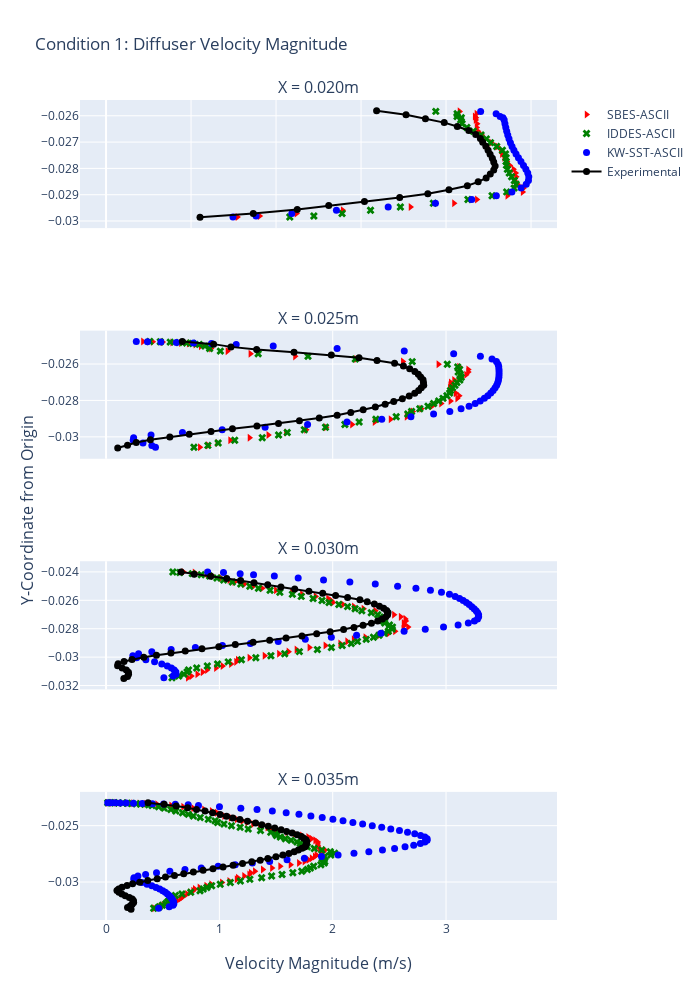

This figure's notebook cell:
### Code cell
color10_16 = ['#636EFA', '#EF553B', '#00CC96', '#AB63FA', '#FFA15A', '#19D3F3', '#FF6692', '#B6E880', '#FF97FF',
              '#FECB52']
fig1 = make_subplots(
    rows=4,
    cols=1,
    shared_xaxes=True,
    x_title="Velocity Magnitude (m/s)",
    y_title="Y-Coordinate from Origin",
    subplot_titles=("X = 0.020m", "X = 0.025m", "X = 0.030m", "X = 0.035m"))


fig1.add_trace(go.Scatter(x=diff_ascii["C1_SBES"]['D1']['velocity-magnitude_bin_mean'],
                          y=diff_ascii["C1_SBES"]["D1"]['y-coordinate_bin_mean'],
                          mode='markers',
                          name='SBES-ASCII',
                          marker=dict(
                              color='red',
                              size = 7,
                              symbol = 'triangle-right')
                          ),
               row=1, col=1)

fig1.add_trace(go.Scatter(x=diff_ascii["C1_IDDES"]['D1']['velocity-magnitude_bin_mean'],
                          y=diff_ascii["C1_IDDES"]["D1"]['y-coordinate_bin_mean'],
                          mode='markers',
                          name='IDDES-ASCII',
                          marker=dict(
                              color='green',
                              size = 7,
                              symbol = 'x')
                          ),
               row=1, col=1)

fig1.add_trace(go.Scatter(x=diff_ascii["C1_KW"]['D1']['velocity-magnitude_bin_mean'],
                          y=diff_ascii["C1_KW"]["D1"]['y-coordinate_bin_mean'],
                          mode='markers',
                          name='KW-SST-ASCII',
                          marker=dict(
                              color='blue',
                              size = 7,
                              line=dict(color='blue'),
                              symbol = 'circle')
                          ),
               row=1, col=1)
fig1.add_trace(go.Scatter(x=C1_Experimental["D1"]['Velocity_Magnitude'],
                          y=C1_Experimental["D1"]['y-coord'],
                          mode='markers+lines',
                          name='Experimental',
                          marker=dict(
                              color='black',
                              size = 7,
                              line=dict(color='black'),
                              symbol = 'circle')
                          ),
               row=1, col=1)





fig1.add_trace(go.Scatter(x=diff_ascii["C1_SBES"]['D2']['velocity-magnitude_bin_mean'],
                          y=diff_ascii["C1_SBES"]["D2"]['y-coordinate_bin_mean'],
                          mode='markers',
                          name='SBES-ASCII',
                          marker=dict(
                              color='red',
                              size = 7,
                              line=dict(color='red'),
                              symbol = 'triangle-right'),
                          showlegend=False
                          ),
               row=2, col=1)

fig1.add_trace(go.Scatter(x=diff_ascii["C1_IDDES"]['D2']['velocity-magnitude_bin_mean'],
                          y=diff_ascii["C1_IDDES"]["D2"]['y-coordinate_bin_mean'],
                          mode='markers',
                          name='IDDES-ASCII',
                          marker=dict(
                              color='green',
                              size = 7,
                              line=dict(color='green'),
                              symbol = 'x'),
                          showlegend=False
                          ),
               row=2, col=1)

fig1.add_trace(go.Scatter(x=diff_ascii["C1_KW"]['D2']['velocity-magnitude_bin_mean'],
                          y=diff_ascii["C1_KW"]["D2"]['y-coordinate_bin_mean'],
                          mode='markers',
                          name='KW-SST-ASCII',
                          marker=dict(
                              color='blue',
                              size = 7,
                              line=dict(color='blue'),
                              symbol = 'circle'),
                          showlegend=False
                          ),
               row=2, col=1)
fig1.add_trace(go.Scatter(x=C1_Experimental["D2"]['Velocity_Magnitude'],
                          y=C1_Experimental["D2"]['y-coord'],
                          mode='markers+lines',
                          name='Experimental',
                          marker=dict(
                              color='black',
                              size = 7,
                              line=dict(color='black'),
                              symbol = 'circle'),
                          showlegend=False
                          ),
               row=2, col=1)



fig1.add_trace(go.Scatter(x=diff_ascii["C1_SBES"]['D3']['velocity-magnitude_bin_mean'],
                          y=diff_ascii["C1_SBES"]["D3"]['y-coordinate_bin_mean'],
                          mode='markers',
                          name='SBES-ASCII',
                          marker=dict(
                              color='red',
                              size = 7,
                              line=dict(color='red'),
                              symbol = 'triangle-right'),
                          showlegend=False
                          ),
               row=3, col=1)

fig1.add_trace(go.Scatter(x=diff_ascii["C1_IDDES"]['D3']['velocity-magnitude_bin_mean'],
                          y=diff_ascii["C1_IDDES"]["D3"]['y-coordinate_bin_mean'],
                          mode='markers',
                          name='IDDES-ASCII',
                          marker=dict(
                              color='green',
                              size = 7,
                              line=dict(color='green'),
                              symbol = 'x'),
                          showlegend=False
                          ),
               row=3, col=1)

fig1.add_trace(go.Scatter(x=diff_ascii["C1_KW"]['D3']['velocity-magnitude_bin_mean'],
                          y=diff_ascii["C1_KW"]["D3"]['y-coordinate_bin_mean'],
                          mode='markers',
                          name='KW-SST-ASCII',
                          marker=dict(
                              color='blue',
                              size = 7,
                              line=dict(color='blue'),
                              symbol = 'circle'),
                          showlegend=False
                          ),
               row=3, col=1)
fig1.add_trace(go.Scatter(x=C1_Experimental["D3"]['Velocity_Magnitude'],
                          y=C1_Experimental["D3"]['y-coord'],
                          mode='markers+lines',
                          name='Experimental',
                          marker=dict(
                              color='black',
                              size = 7,
                              line=dict(color='black'),
                              symbol = 'circle'),
                          showlegend=False
                          ),
               row=3, col=1)




fig1.add_trace(go.Scatter(x=diff_ascii["C1_SBES"]['D4']['velocity-magnitude_bin_mean'],
                          y=diff_ascii["C1_SBES"]["D4"]['y-coordinate_bin_mean'],
                          mode='markers',
                          name='SBES-ASCII',
                          marker=dict(
                              color='red',
                              size = 7,
                              line=dict(color='red'),
                              symbol = 'triangle-right'),
                          showlegend=False
                          ),
               row=4, col=1)

fig1.add_trace(go.Scatter(x=diff_ascii["C1_IDDES"]['D4']['velocity-magnitude_bin_mean'],
                          y=diff_ascii["C1_IDDES"]["D4"]['y-coordinate_bin_mean'],
                          mode='markers',
                          name='IDDES-ASCII',
                          marker=dict(
                              color='green',
                              size = 7,
                              line=dict(color='green'),
                              symbol = 'x'),
                          showlegend=False
                          ),
               row=4, col=1)

fig1.add_trace(go.Scatter(x=diff_ascii["C1_KW"]['D4']['velocity-magnitude_bin_mean'],
                          y=diff_ascii["C1_KW"]["D4"]['y-coordinate_bin_mean'],
                          mode='markers',
                          name='KW-SST-ASCII',
                          marker=dict(
                              color='blue',
                              size = 7,
                              line=dict(color='blue'),
                              symbol = 'circle'),
                          showlegend=False
                          ),
               row=4, col=1)

fig1.add_trace(go.Scatter(x=C1_Experimental["D4"]['Velocity_Magnitude'],
                          y=C1_Experimental["D4"]['y-coord'],
                          mode='markers+lines',
                          name='Experimental',
                          marker=dict(
                              color='black',
                              size = 7,
                              line=dict(color='black'),
                              symbol = 'circle'),
                          showlegend=False
                          ),
               row=4, col=1)



fig1.update_layout(height=1000, width=700,
                   title_text="Condition 1: Diffuser Velocity Magnitude",
                   xaxis=dict(
                       tickmode='linear',
                       tick0=0,
                       dtick=0.75
                   ))
fig.update_layout(legend= {'itemsizing': 'constant'})

fig1.show()
fig1.write_image("/Users/jdtarriela/Downloads/C1-diff.png")

### Figure 1 — Plotly figure (JSON) as saved in the notebook; plotly's stock layout.template omitted (floating-point values rounded to 4 significant figures)
{"data": [{"marker": {"color": "red", "size": 7, "symbol": "triangle-right"}, "mode": "markers", "name": "SBES-ASCII", "type": "scatter", "x": [1.159, 1.356, 1.68, 2.088, 2.686, 3.07, 3.272, 3.54, 3.676, 3.683, 3.63, 3.603, 3.618, 3.614, 3.595, 3.562, 3.536, 3.513, 3.493, 3.483, 3.452, 3.398, 3.344, 3.313, 3.282, 3.27, 3.273, 3.261, 3.263, 3.253, 3.268, 3.119], "xaxis": "x", "y": [-0.02985, -0.02981, -0.02971, -0.02959, -0.02947, -0.02933, -0.02918, -0.02904, -0.02889, -0.02875, -0.02861, -0.02846, -0.02832, -0.02817, -0.02803, -0.02789, -0.02774, -0.0276, -0.02745, -0.02731, -0.02717, -0.02702, -0.02688, -0.02673, -0.02659, -0.02645, -0.0263, -0.02616, -0.02607, -0.02603, -0.02592, -0.02583], "yaxis": "y"}, {"marker": {"color": "green", "size": 7, "symbol": "x"}, "mode": "markers", "name": "IDDES-ASCII", "type": "scatter", "x": [1.621, 1.834, 2.082, 2.334, 2.597, 2.888, 3.193, 3.406, 3.535, 3.601, 3.619, 3.603, 3.579, 3.558, 3.541, 3.533, 3.53, 3.53, 3.524, 3.497, 3.447, 3.393, 3.356, 3.309, 3.241, 3.184, 3.142, 3.128, 3.135, 3.097, 3.098, 2.91], "xaxis": "x", "y": [-0.02985, -0.02981, -0.02971, -0.02959, -0.02947, -0.02933, -0.02918, -0.02904, -0.02889, -0.02875, -0.02861, -0.02846, -0.02832, -0.02817, -0.02803, -0.02789, -0.02774, -0.0276, -0.02745, -0.02731, -0.02717, -0.02702, -0.02688, -0.02673, -0.02659, -0.02645, -0.0263, -0.02616, -0.02607, -0.02603, -0.02592, -0.02583], "yaxis": "y"}, {"marker": {"color": "blue", "line": {"color": "blue"}, "size": 7, "symbol": "circle"}, "mode": "markers", "name": "KW-SST-ASCII", "type": "scatter", "x": [3.305, 3.477, 3.503, 3.513, 3.52, 3.527, 3.535, 3.545, 3.555, 3.568, 3.582, 3.599, 3.618, 3.639, 3.661, 3.684, 3.704, 3.721, 3.73, 3.727, 3.707, 3.663, 3.581, 3.444, 3.227, 2.907, 2.489, 2.033, 1.639, 1.324, 1.12, 3.442], "xaxis": "x", "y": [-0.02583, -0.02603, -0.02607, -0.02616, -0.0263, -0.02645, -0.02659, -0.02673, -0.02688, -0.02702, -0.02717, -0.02731, -0.02745, -0.0276, -0.02774, -0.02789, -0.02803, -0.02817, -0.02832, -0.02846, -0.02861, -0.02875, -0.02889, -0.02904, -0.02918, -0.02933, -0.02947, -0.02959, -0.02971, -0.02981, -0.02985, -0.02592], "yaxis": "y"}, {"marker": {"color": "black", "line": {"color": "black"}, "size": 7, "symbol": "circle"}, "mode": "markers+lines", "name": "Experimental", "type": "scatter", "x": [2.387, 2.647, 2.818, 2.984, 3.099, 3.201, 3.262, 3.303, 3.324, 3.351, 3.371, 3.389, 3.409, 3.421, 3.433, 3.421, 3.39, 3.354, 3.283, 3.188, 3.026, 2.839, 2.591, 2.28, 1.965, 1.687, 1.299, 0.8291], "xaxis": "x", "y": [-0.02581, -0.02596, -0.02611, -0.02626, -0.02641, -0.02656, -0.02671, -0.02686, -0.02701, -0.02716, -0.02731, -0.02746, -0.02761, -0.02776, -0.02791, -0.02806, -0.02821, -0.02836, -0.02851, -0.02866, -0.02881, -0.02896, -0.02911, -0.02926, -0.02941, -0.02956, -0.02971, -0.02986], "yaxis": "y"}, {"marker": {"color": "red", "line": {"color": "red"}, "size": 7, "symbol": "triangle-right"}, "mode": "markers", "name": "SBES-ASCII", "showlegend": false, "type": "scatter", "x": [0.3256, 0.4115, 0.499, 0.584, 0.661, 0.7292, 0.7883, 0.8357, 0.9262, 1.071, 1.274, 1.667, 2.207, 2.619, 2.956, 2.874, 2.781, 2.705, 2.682, 2.652, 2.933, 3.115, 3.195, 3.195, 3.177, 3.129, 3.071, 3.041, 3.037, 3.034, 3.04, 3.084, 3.115, 3.099, 3.039, 2.51, 2.369, 2.17, 1.94, 1.765, 1.587, 1.432, 1.266, 1.095, 0.9816, 0.8983, 0.8272], "xaxis": "x2", "y": [-0.02477, -0.02478, -0.0248, -0.02482, -0.02485, -0.02488, -0.02492, -0.02502, -0.02515, -0.02529, -0.02544, -0.02558, -0.02573, -0.02587, -0.02817, -0.02832, -0.02846, -0.02861, -0.02875, -0.02889, -0.02601, -0.02616, -0.0263, -0.02645, -0.02659, -0.02673, -0.02688, -0.02702, -0.02717, -0.02731, -0.02745, -0.0276, -0.02774, -0.02789, -0.02803, -0.02904, -0.02918, -0.02933, -0.02947, -0.02961, -0.02976, -0.0299, -0.03005, -0.03019, -0.03033, -0.03047, -0.03057], "yaxis": "y2"}, {"marker": {"color": "green", "line": {"color": "green"}, "size": 7, "symbol": "x"}, "mode": "markers", "name": "IDDES-ASCII", "showlegend": false, "type": "scatter", "x": [2.974, 3.008, 3.032, 3.039, 3.057, 3.079, 3.096, 3.122, 3.134, 3.126, 3.107, 3.12, 3.103, 3.011, 2.702, 2.199, 1.782, 1.342, 1.009, 0.914, 0.8728, 0.8227, 0.7648, 0.7098, 0.6434, 0.5662, 0.4786, 0.3861, 2.935, 2.89, 2.841, 2.769, 2.696, 2.662, 2.56, 2.381, 2.233, 2.107, 1.936, 1.749, 1.599, 1.522, 1.378, 1.135, 0.9891, 0.8986, 0.7757], "xaxis": "x2", "y": [-0.02789, -0.02774, -0.0276, -0.02745, -0.02731, -0.02717, -0.02702, -0.02688, -0.02673, -0.02659, -0.02645, -0.0263, -0.02616, -0.02601, -0.02587, -0.02573, -0.02558, -0.02544, -0.02529, -0.02515, -0.02502, -0.02492, -0.02488, -0.02485, -0.02482, -0.0248, -0.02478, -0.02477, -0.02803, -0.02817, -0.02832, -0.02846, -0.02861, -0.02875, -0.02889, -0.02904, -0.02918, -0.02933, -0.02947, -0.02961, -0.02976, -0.0299, -0.03005, -0.03019, -0.03033, -0.03047, -0.03057], "yaxis": "y2"}, {"marker": {"color": "blue", "line": {"color": "blue"}, "size": 7, "symbol": "circle"}, "mode": "markers", "name": "KW-SST-ASCII", "showlegend": false, "type": "scatter", "x": [0.4362, 0.404, 0.326, 0.2397, 0.2434, 0.3971, 0.6741, 1.025, 1.404, 1.778, 2.126, 2.433, 2.69, 2.89, 3.033, 3.133, 3.203, 3.257, 3.301, 3.338, 3.369, 3.395, 3.416, 3.433, 3.446, 3.456, 3.463, 3.466, 3.468, 3.468, 3.467, 3.465, 3.459, 3.445, 3.406, 3.303, 3.067, 2.631, 2.039, 1.475, 1.148, 0.9303, 0.7719, 0.6212, 0.484, 0.3655, 0.2668], "xaxis": "x2", "y": [-0.03057, -0.03047, -0.03033, -0.03019, -0.03005, -0.0299, -0.02976, -0.02961, -0.02947, -0.02933, -0.02918, -0.02904, -0.02889, -0.02875, -0.02861, -0.02846, -0.02832, -0.02817, -0.02803, -0.02789, -0.02774, -0.0276, -0.02745, -0.02731, -0.02717, -0.02702, -0.02688, -0.02673, -0.02659, -0.02645, -0.0263, -0.02616, -0.02601, -0.02587, -0.02573, -0.02558, -0.02544, -0.02529, -0.02515, -0.02502, -0.02492, -0.02488, -0.02485, -0.02482, -0.0248, -0.02478, -0.02477], "yaxis": "y2"}, {"marker": {"color": "black", "line": {"color": "black"}, "size": 7, "symbol": "circle"}, "mode": "markers+lines", "name": "Experimental", "showlegend": false, "type": "scatter", "x": [0.6731, 0.949, 1.102, 1.329, 1.658, 1.988, 2.232, 2.391, 2.546, 2.624, 2.679, 2.725, 2.755, 2.776, 2.797, 2.8, 2.803, 2.782, 2.758, 2.723, 2.675, 2.614, 2.539, 2.463, 2.376, 2.269, 2.159, 2.039, 1.881, 1.706, 1.522, 1.332, 1.115, 0.926, 0.734, 0.5628, 0.3912, 0.2663, 0.1895, 0.1029], "xaxis": "x2", "y": [-0.02476, -0.02491, -0.02506, -0.02521, -0.02536, -0.02551, -0.02566, -0.02581, -0.02596, -0.02611, -0.02626, -0.02641, -0.02656, -0.02671, -0.02686, -0.02701, -0.02716, -0.02731, -0.02746, -0.02761, -0.02776, -0.02791, -0.02806, -0.02821, -0.02836, -0.02851, -0.02866, -0.02881, -0.02896, -0.02911, -0.02926, -0.02941, -0.02956, -0.02971, -0.02986, -0.03001, -0.03016, -0.03031, -0.03046, -0.03061], "yaxis": "y2"}, {"marker": {"color": "red", "line": {"color": "red"}, "size": 7, "symbol": "triangle-right"}, "mode": "markers", "name": "SBES-ASCII", "showlegend": false, "type": "scatter", "x": [0.6836, 0.7808, 0.8858, 0.8994, 0.9416, 1.013, 1.089, 1.133, 1.22, 1.298, 1.378, 1.498, 1.64, 1.728, 1.848, 1.959, 1.986, 2.002, 2.091, 2.187, 2.271, 2.375, 2.47, 2.54, 2.599, 2.64, 2.645, 2.625, 2.635, 2.664, 2.623, 2.549, 2.495, 2.411, 2.288, 2.184, 2.127, 2.066, 1.935, 1.794, 1.68, 1.609, 1.525, 1.398, 1.265, 1.162, 1.147, 1.102, 1.027, 0.9694, 0.8904, 0.8515, 0.8046, 0.7523, 0.7212], "xaxis": "x3", "y": [-0.02401, -0.02404, -0.02412, -0.0242, -0.02429, -0.02443, -0.02457, -0.02472, -0.02486, -0.02501, -0.02515, -0.02529, -0.02544, -0.02558, -0.02573, -0.02587, -0.02601, -0.02616, -0.0263, -0.02645, -0.02659, -0.02673, -0.02688, -0.02702, -0.02717, -0.02731, -0.02745, -0.0276, -0.02774, -0.02789, -0.02803, -0.02817, -0.02832, -0.02846, -0.02861, -0.02875, -0.02889, -0.02904, -0.02918, -0.02933, -0.02947, -0.02961, -0.02976, -0.0299, -0.03005, -0.03019, -0.03033, -0.03048, -0.03062, -0.03077, -0.03091, -0.03105, -0.0312, -0.03134, -0.03146], "yaxis": "y3"}, {"marker": {"color": "green", "line": {"color": "green"}, "size": 7, "symbol": "x"}, "mode": "markers", "name": "IDDES-ASCII", "showlegend": false, "type": "scatter", "x": [0.5899, 0.6513, 0.7609, 0.8397, 0.9136, 0.9785, 1.038, 1.114, 1.189, 1.268, 1.345, 1.447, 1.534, 1.644, 1.722, 1.827, 1.905, 1.968, 2.054, 2.131, 2.198, 2.257, 2.34, 2.397, 2.418, 2.439, 2.445, 2.459, 2.501, 2.528, 0.5822, 0.641, 0.6875, 0.7145, 0.7277, 0.7997, 0.8936, 0.984, 1.078, 1.194, 1.321, 1.454, 1.576, 1.706, 1.865, 1.989, 2.084, 2.163, 2.219, 2.296, 2.36, 2.408, 2.455, 2.491, 2.524], "xaxis": "x3", "y": [-0.02401, -0.02404, -0.02412, -0.0242, -0.02429, -0.02443, -0.02457, -0.02472, -0.02486, -0.02501, -0.02515, -0.02529, -0.02544, -0.02558, -0.02573, -0.02587, -0.02601, -0.02616, -0.0263, -0.02645, -0.02659, -0.02673, -0.02688, -0.02702, -0.02717, -0.02731, -0.02745, -0.0276, -0.02774, -0.02789, -0.03146, -0.03134, -0.0312, -0.03105, -0.03091, -0.03077, -0.03062, -0.03048, -0.03033, -0.03019, -0.03005, -0.0299, -0.02976, -0.02961, -0.02947, -0.02933, -0.02918, -0.02904, -0.02889, -0.02875, -0.02861, -0.02846, -0.02832, -0.02817, -0.02803], "yaxis": "y3"}, {"marker": {"color": "blue", "line": {"color": "blue"}, "size": 7, "symbol": "circle"}, "mode": "markers", "name": "KW-SST-ASCII", "showlegend": false, "type": "scatter", "x": [1.274, 1.519, 1.758, 1.988, 2.211, 2.426, 2.63, 2.817, 2.978, 3.106, 3.196, 3.251, 3.278, 3.288, 3.287, 3.279, 3.265, 3.248, 3.227, 3.204, 3.179, 3.152, 3.12, 3.081, 3.03, 2.96, 2.862, 2.734, 2.573, 2.375, 2.151, 1.919, 1.695, 1.485, 1.301, 1.183, 1.036, 0.897, 0.5103, 0.5917, 0.6171, 0.6158, 0.6016, 0.5769, 0.5407, 0.4915, 0.4281, 0.3514, 0.27, 0.2364, 0.2869, 0.4038, 0.5744, 0.7883, 1.027], "xaxis": "x3", "y": [-0.02904, -0.02889, -0.02875, -0.02861, -0.02846, -0.02832, -0.02817, -0.02803, -0.02789, -0.02774, -0.0276, -0.02745, -0.02731, -0.02717, -0.02702, -0.02688, -0.02673, -0.02659, -0.02645, -0.0263, -0.02616, -0.02601, -0.02587, -0.02573, -0.02558, -0.02544, -0.02529, -0.02515, -0.02501, -0.02486, -0.02472, -0.02457, -0.02443, -0.02429, -0.0242, -0.02412, -0.02404, -0.02401, -0.03146, -0.03134, -0.0312, -0.03105, -0.03091, -0.03077, -0.03062, -0.03048, -0.03033, -0.03019, -0.03005, -0.0299, -0.02976, -0.02961, -0.02947, -0.02933, -0.02918], "yaxis": "y3"}, {"marker": {"color": "black", "line": {"color": "black"}, "size": 7, "symbol": "circle"}, "mode": "markers+lines", "name": "Experimental", "showlegend": false, "type": "scatter", "x": [0.6622, 0.7779, 0.9233, 1.065, 1.187, 1.306, 1.426, 1.543, 1.665, 1.79, 1.912, 2.026, 2.131, 2.24, 2.304, 2.367, 2.412, 2.45, 2.476, 2.488, 2.485, 2.47, 2.438, 2.397, 2.342, 2.268, 2.188, 2.096, 1.977, 1.859, 1.728, 1.588, 1.444, 1.298, 1.141, 0.995, 0.8462, 0.6989, 0.5725, 0.4448, 0.3331, 0.2292, 0.1589, 0.1065, 0.102, 0.1425, 0.1793, 0.1973, 0.1985, 0.1892, 0.157], "xaxis": "x3", "y": [-0.02401, -0.02416, -0.02431, -0.02446, -0.02461, -0.02476, -0.02491, -0.02506, -0.02521, -0.02536, -0.02551, -0.02566, -0.02581, -0.02596, -0.02611, -0.02626, -0.02641, -0.02656, -0.02671, -0.02686, -0.02701, -0.02716, -0.02731, -0.02746, -0.02761, -0.02776, -0.02791, -0.02806, -0.02821, -0.02836, -0.02851, -0.02866, -0.02881, -0.02896, -0.02911, -0.02926, -0.02941, -0.02956, -0.02971, -0.02986, -0.03001, -0.03016, -0.03031, -0.03046, -0.03061, -0.03076, -0.03091, -0.03106, -0.03121, -0.03136, -0.03151], "yaxis": "y3"}, {"marker": {"color": "red", "line": {"color": "red"}, "size": 7, "symbol": "triangle-right"}, "mode": "markers", "name": "SBES-ASCII", "showlegend": false, "type": "scatter", "x": [0.01795, 0.05213, 0.09118, 0.1356, 0.1851, 0.2389, 0.2944, 0.3496, 0.4015, 0.4506, 0.5047, 0.5743, 0.6801, 0.7681, 0.8641, 0.9322, 0.977, 0.9998, 1.042, 1.099, 1.153, 1.203, 1.246, 1.297, 1.357, 1.627, 1.536, 1.464, 1.383, 1.313, 1.276, 1.263, 1.218, 1.162, 1.151, 1.087, 1.022, 0.9275, 0.8842, 0.8239, 0.7826, 0.7685, 0.7406, 0.7144, 0.6864, 0.6736, 0.6545, 0.628, 0.5875, 0.5461, 0.5056, 0.4785, 0.4243, 1.424, 1.454, 1.503, 1.599, 1.666, 1.728, 1.784, 1.812, 1.845, 1.867, 1.863, 1.868, 1.865, 1.883, 1.93, 1.917, 1.897, 1.856, 1.842, 1.814, 1.786, 1.75, 1.701], "xaxis": "x4", "y": [-0.02296, -0.02297, -0.02297, -0.02298, -0.023, -0.02301, -0.02303, -0.02305, -0.02308, -0.02311, -0.02314, -0.02321, -0.02333, -0.02345, -0.02357, -0.02371, -0.02385, -0.024, -0.02414, -0.02429, -0.02443, -0.02457, -0.02472, -0.02486, -0.02501, -0.02846, -0.02861, -0.02875, -0.02889, -0.02904, -0.02918, -0.02933, -0.02947, -0.02961, -0.02976, -0.0299, -0.03005, -0.03019, -0.03033, -0.03048, -0.03062, -0.03077, -0.03091, -0.03105, -0.0312, -0.03134, -0.03149, -0.03163, -0.03177, -0.03192, -0.03206, -0.03219, -0.03233, -0.02515, -0.02529, -0.02544, -0.02558, -0.02573, -0.02587, -0.02601, -0.02616, -0.0263, -0.02645, -0.02659, -0.02673, -0.02688, -0.02702, -0.02717, -0.02731, -0.02745, -0.0276, -0.02774, -0.02789, -0.02803, -0.02817, -0.02832], "yaxis": "y4"}, {"marker": {"color": "green", "line": {"color": "green"}, "size": 7, "symbol": "x"}, "mode": "markers", "name": "IDDES-ASCII", "showlegend": false, "type": "scatter", "x": [0.8309, 0.7705, 0.726, 0.6747, 0.6159, 0.5721, 0.5131, 0.4639, 0.4056, 0.3763, 0.3398, 0.3043, 0.267, 0.2272, 0.1867, 0.1469, 0.1092, 0.07438, 0.04287, 0.01479, 1.582, 1.633, 1.685, 1.713, 1.733, 1.776, 1.837, 1.904, 1.979, 2.017, 1.983, 1.929, 1.907, 1.918, 1.93, 1.925, 1.896, 1.832, 1.803, 1.777, 1.727, 1.648, 1.553, 1.461, 1.373, 1.269, 1.185, 1.097, 1.008, 0.9321, 0.8896, 0.8574, 0.8293, 0.7474, 0.6698, 0.6116, 0.584, 0.5735, 0.5571, 0.543, 0.5271, 0.4968, 0.4698, 0.4203, 1.537, 1.504, 1.495, 1.453, 1.363, 1.254, 1.183, 1.107, 1.041, 0.984, 0.9616, 0.9019], "xaxis": "x4", "y": [-0.02429, -0.02414, -0.024, -0.02385, -0.02371, -0.02357, -0.02345, -0.02333, -0.02321, -0.02314, -0.02311, -0.02308, -0.02305, -0.02303, -0.02301, -0.023, -0.02298, -0.02297, -0.02297, -0.02296, -0.02616, -0.0263, -0.02645, -0.02659, -0.02673, -0.02688, -0.02702, -0.02717, -0.02731, -0.02745, -0.0276, -0.02774, -0.02789, -0.02803, -0.02817, -0.02832, -0.02846, -0.02861, -0.02875, -0.02889, -0.02904, -0.02918, -0.02933, -0.02947, -0.02961, -0.02976, -0.0299, -0.03005, -0.03019, -0.03033, -0.03048, -0.03062, -0.03077, -0.03091, -0.03105, -0.0312, -0.03134, -0.03149, -0.03163, -0.03177, -0.03192, -0.03206, -0.03219, -0.03233, -0.02601, -0.02587, -0.02573, -0.02558, -0.02544, -0.02529, -0.02515, -0.02501, -0.02486, -0.02472, -0.02457, -0.02443], "yaxis": "y4"}, {"marker": {"color": "blue", "line": {"color": "blue"}, "size": 7, "symbol": "circle"}, "mode": "markers", "name": "KW-SST-ASCII", "showlegend": false, "type": "scatter", "x": [0.2737, 0.2456, 0.2464, 0.2813, 0.3491, 0.4452, 0.5629, 0.6963, 0.84, 0.9891, 1.14, 1.291, 1.444, 1.597, 1.75, 1.901, 2.048, 2.188, 2.319, 2.439, 2.546, 2.638, 2.715, 2.773, 2.813, 2.833, 2.833, 2.813, 2.776, 2.724, 2.66, 2.589, 2.513, 2.432, 2.349, 2.264, 2.178, 2.091, 2.001, 0.6113, 0.5084, 0.01471, 0.04457, 0.08073, 0.1246, 0.1778, 0.2422, 0.3194, 0.4092, 0.7249, 0.8156, 1.001, 1.189, 1.332, 1.467, 1.589, 1.702, 1.808, 1.908, 0.4641, 0.557, 0.5905, 0.5983, 0.5964, 0.5902, 0.5814, 0.5704, 0.5573, 0.5418, 0.5231, 0.5006, 0.4735, 0.4415, 0.4042, 0.362, 0.3167], "xaxis": "x4", "y": [-0.0299, -0.02976, -0.02961, -0.02947, -0.02933, -0.02918, -0.02904, -0.02889, -0.02875, -0.02861, -0.02846, -0.02832, -0.02817, -0.02803, -0.02789, -0.02774, -0.0276, -0.02745, -0.02731, -0.02717, -0.02702, -0.02688, -0.02673, -0.02659, -0.02645, -0.0263, -0.02616, -0.02601, -0.02587, -0.02573, -0.02558, -0.02544, -0.02529, -0.02515, -0.02501, -0.02486, -0.02472, -0.02457, -0.02443, -0.02311, -0.02308, -0.02296, -0.02297, -0.02297, -0.02298, -0.023, -0.02301, -0.02303, -0.02305, -0.02314, -0.02321, -0.02333, -0.02345, -0.02357, -0.02371, -0.02385, -0.024, -0.02414, -0.02429, -0.03233, -0.03219, -0.03206, -0.03192, -0.03177, -0.03163, -0.03149, -0.03134, -0.0312, -0.03105, -0.03091, -0.03077, -0.03062, -0.03048, -0.03033, -0.03019, -0.03005], "yaxis": "y4"}, {"marker": {"color": "black", "line": {"color": "black"}, "size": 7, "symbol": "circle"}, "mode": "markers+lines", "name": "Experimental", "showlegend": false, "type": "scatter", "x": [0.3707, 0.5128, 0.6192, 0.7198, 0.7978, 0.8739, 0.9402, 1.007, 1.063, 1.118, 1.181, 1.248, 1.32, 1.375, 1.432, 1.489, 1.545, 1.593, 1.643, 1.686, 1.724, 1.744, 1.764, 1.771, 1.769, 1.764, 1.757, 1.73, 1.697, 1.66, 1.613, 1.56, 1.499, 1.427, 1.36, 1.286, 1.204, 1.121, 1.032, 0.9434, 0.8564, 0.7704, 0.6852, 0.6037, 0.5242, 0.4515, 0.3679, 0.2971, 0.2342, 0.1856, 0.1405, 0.1116, 0.09631, 0.1138, 0.1395, 0.1698, 0.2053, 0.2309, 0.2422, 0.2436, 0.2304, 0.2143, 0.1894, 0.2206], "xaxis": "x4", "y": [-0.02296, -0.02311, -0.02326, -0.02341, -0.02356, -0.02371, -0.02386, -0.02401, -0.02416, -0.02431, -0.02446, -0.02461, -0.02476, -0.02491, -0.02506, -0.02521, -0.02536, -0.02551, -0.02566, -0.02581, -0.02596, -0.02611, -0.02626, -0.02641, -0.02656, -0.02671, -0.02686, -0.02701, -0.02716, -0.02731, -0.02746, -0.02761, -0.02776, -0.02791, -0.02806, -0.02821, -0.02836, -0.02851, -0.02866, -0.02881, -0.02896, -0.02911, -0.02926, -0.02941, -0.02956, -0.02971, -0.02986, -0.03001, -0.03016, -0.03031, -0.03046, -0.03061, -0.03076, -0.03091, -0.03106, -0.03121, -0.03136, -0.03151, -0.03166, -0.03181, -0.03196, -0.03211, -0.03226, -0.03241], "yaxis": "y4"}], "layout": {"annotations": [{"font": {"size": 16}, "showarrow": false, "text": "X = 0.020m", "x": 0.5, "xanchor": "center", "xref": "paper", "y": 1.0, "yanchor": "bottom", "yref": "paper"}, {"font": {"size": 16}, "showarrow": false, "text": "X = 0.025m", "x": 0.5, "xanchor": "center", "xref": "paper", "y": 0.7188, "yanchor": "bottom", "yref": "paper"}, {"font": {"size": 16}, "showarrow": false, "text": "X = 0.030m", "x": 0.5, "xanchor": "center", "xref": "paper", "y": 0.4375, "yanchor": "bottom", "yref": "paper"}, {"font": {"size": 16}, "showarrow": false, "text": "X = 0.035m", "x": 0.5, "xanchor": "center", "xref": "paper", "y": 0.1562, "yanchor": "bottom", "yref": "paper"}, {"font": {"size": 16}, "showarrow": false, "text": "Velocity Magnitude (m/s)", "x": 0.5, "xanchor": "center", "xref": "paper", "y": 0, "yanchor": "top", "yref": "paper", "yshift": -30}, {"font": {"size": 16}, "showarrow": false, "text": "Y-Coordinate from Origin", "textangle": -90, "x": 0, "xanchor": "right", "xref": "paper", "xshift": -40, "y": 0.5, "yanchor": "middle", "yref": "paper"}], "height": 1000, "title": {"text": "Condition 1: Diffuser Velocity Magnitude"}, "width": 700, "xaxis": {"anchor": "y", "domain": [0.0, 1.0], "dtick": 0.75, "matches": "x4", "showticklabels": false, "tick0": 0, "tickmode": "linear"}, "xaxis2": {"anchor": "y2", "domain": [0.0, 1.0], "matches": "x4", "showticklabels": false}, "xaxis3": {"anchor": "y3", "domain": [0.0, 1.0], "matches": "x4", "showticklabels": false}, "xaxis4": {"anchor": "y4", "domain": [0.0, 1.0]}, "yaxis": {"anchor": "x", "domain": [0.8438, 1.0]}, "yaxis2": {"anchor": "x2", "domain": [0.5625, 0.7188]}, "yaxis3": {"anchor": "x3", "domain": [0.2812, 0.4375]}, "yaxis4": {"anchor": "x4", "domain": [0.0, 0.1562]}}}
